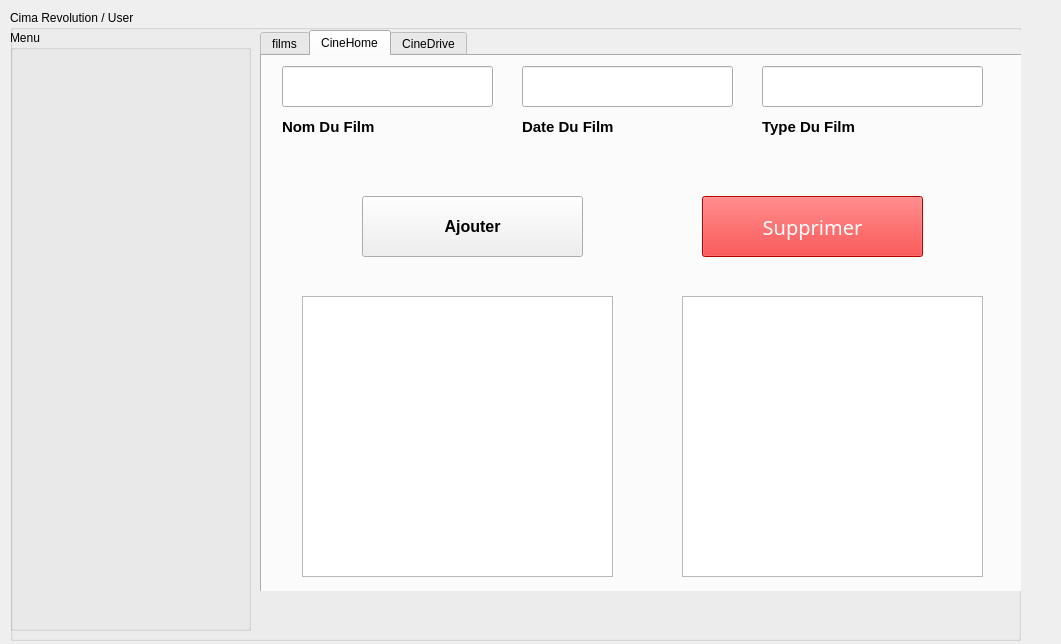
<?xml version="1.0" encoding="UTF-8"?>
<ui version="4.0">
 <class>menu</class>
 <widget class="QDialog" name="menu">
  <property name="geometry">
   <rect>
    <x>0</x>
    <y>0</y>
    <width>1061</width>
    <height>644</height>
   </rect>
  </property>
  <property name="cursor">
   <cursorShape>ArrowCursor</cursorShape>
  </property>
  <property name="focusPolicy">
   <enum>Qt::NoFocus</enum>
  </property>
  <property name="windowTitle">
   <string>Dialog</string>
  </property>
  <property name="windowIcon">
   <iconset>
    <normaloff>../../photos/bzck.png</normaloff>../../photos/bzck.png</iconset>
  </property>
  <widget class="QGroupBox" name="groupBox">
   <property name="geometry">
    <rect>
     <x>10</x>
     <y>10</y>
     <width>1011</width>
     <height>631</height>
    </rect>
   </property>
   <property name="title">
    <string>Cima Revolution / User </string>
   </property>
   <widget class="QLabel" name="label">
    <property name="geometry">
     <rect>
      <x>0</x>
      <y>20</y>
      <width>1021</width>
      <height>591</height>
     </rect>
    </property>
    <property name="text">
     <string/>
    </property>
    <property name="pixmap">
     <pixmap>../../Desktop/bzck.png</pixmap>
    </property>
   </widget>
   <widget class="QGroupBox" name="groupBox_2">
    <property name="geometry">
     <rect>
      <x>0</x>
      <y>20</y>
      <width>241</width>
      <height>601</height>
     </rect>
    </property>
    <property name="title">
     <string>Menu </string>
    </property>
    <widget class="QLabel" name="logo">
     <property name="geometry">
      <rect>
       <x>-80</x>
       <y>-70</y>
       <width>371</width>
       <height>511</height>
      </rect>
     </property>
     <property name="text">
      <string/>
     </property>
     <property name="pixmap">
      <pixmap>../logo 2.png</pixmap>
     </property>
     <property name="scaledContents">
      <bool>true</bool>
     </property>
    </widget>
    <widget class="QPushButton" name="billetterie">
     <property name="geometry">
      <rect>
       <x>30</x>
       <y>230</y>
       <width>161</width>
       <height>81</height>
      </rect>
     </property>
     <property name="styleSheet">
      <string notr="true">

border-style:outset ; 
border-width:0px ; 
border-radius:0px; </string>
     </property>
     <property name="text">
      <string/>
     </property>
     <property name="icon">
      <iconset>
       <normaloff>../../../Documents/bouttons prog qt/billetterieapres2.png</normaloff>../../../Documents/bouttons prog qt/billetterieapres2.png</iconset>
     </property>
     <property name="iconSize">
      <size>
       <width>700</width>
       <height>800</height>
      </size>
     </property>
     <property name="checkable">
      <bool>false</bool>
     </property>
     <property name="flat">
      <bool>false</bool>
     </property>
    </widget>
    <widget class="QPushButton" name="materiel">
     <property name="geometry">
      <rect>
       <x>30</x>
       <y>460</y>
       <width>161</width>
       <height>81</height>
      </rect>
     </property>
     <property name="styleSheet">
      <string notr="true">
border-style:outset ; 
border-width:0px ; 
border-radius:0px; </string>
     </property>
     <property name="text">
      <string/>
     </property>
     <property name="icon">
      <iconset>
       <normaloff>../../../Documents/bouttons prog qt/matapres2.png</normaloff>../../../Documents/bouttons prog qt/matapres2.png</iconset>
     </property>
     <property name="iconSize">
      <size>
       <width>700</width>
       <height>800</height>
      </size>
     </property>
    </widget>
    <widget class="QPushButton" name="stock">
     <property name="geometry">
      <rect>
       <x>30</x>
       <y>290</y>
       <width>161</width>
       <height>81</height>
      </rect>
     </property>
     <property name="styleSheet">
      <string notr="true">
border-style:outset ; 
border-width:0px ; 
border-radius:0px; </string>
     </property>
     <property name="text">
      <string/>
     </property>
     <property name="icon">
      <iconset>
       <normaloff>../../../Documents/bouttons prog qt/stockapres2.png</normaloff>../../../Documents/bouttons prog qt/stockapres2.png</iconset>
     </property>
     <property name="iconSize">
      <size>
       <width>700</width>
       <height>800</height>
      </size>
     </property>
    </widget>
    <widget class="QPushButton" name="salaries">
     <property name="geometry">
      <rect>
       <x>30</x>
       <y>400</y>
       <width>161</width>
       <height>81</height>
      </rect>
     </property>
     <property name="styleSheet">
      <string notr="true">
border-style:outset ; 
border-width:0px ; 
border-radius:0px; </string>
     </property>
     <property name="text">
      <string/>
     </property>
     <property name="icon">
      <iconset>
       <normaloff>../../../Documents/bouttons prog qt/salariésapres2.png</normaloff>../../../Documents/bouttons prog qt/salariésapres2.png</iconset>
     </property>
     <property name="iconSize">
      <size>
       <width>700</width>
       <height>800</height>
      </size>
     </property>
    </widget>
    <widget class="QPushButton" name="cinehome">
     <property name="geometry">
      <rect>
       <x>30</x>
       <y>520</y>
       <width>161</width>
       <height>81</height>
      </rect>
     </property>
     <property name="styleSheet">
      <string notr="true">
border-style:outset ; 
border-width:0px ; 
border-radius:0px; </string>
     </property>
     <property name="text">
      <string/>
     </property>
     <property name="icon">
      <iconset>
       <normaloff>../../../Documents/bouttons prog qt/filmsapres.png</normaloff>../../../Documents/bouttons prog qt/filmsapres.png</iconset>
     </property>
     <property name="iconSize">
      <size>
       <width>700</width>
       <height>800</height>
      </size>
     </property>
    </widget>
    <widget class="QPushButton" name="abonnement">
     <property name="geometry">
      <rect>
       <x>30</x>
       <y>350</y>
       <width>161</width>
       <height>71</height>
      </rect>
     </property>
     <property name="styleSheet">
      <string notr="true">
border-style:outset ; 
border-width:0px ; 
border-radius:0px; </string>
     </property>
     <property name="text">
      <string/>
     </property>
     <property name="icon">
      <iconset>
       <normaloff>../../../Documents/bouttons prog qt/aboapres2.png</normaloff>../../../Documents/bouttons prog qt/aboapres2.png</iconset>
     </property>
     <property name="iconSize">
      <size>
       <width>700</width>
       <height>800</height>
      </size>
     </property>
    </widget>
   </widget>
   <widget class="QStackedWidget" name="stackedWidget">
    <property name="geometry">
     <rect>
      <x>240</x>
      <y>20</y>
      <width>771</width>
      <height>561</height>
     </rect>
    </property>
    <property name="currentIndex">
     <number>6</number>
    </property>
    <widget class="QWidget" name="billet">
     <widget class="QTabWidget" name="tabWidget">
      <property name="geometry">
       <rect>
        <x>0</x>
        <y>10</y>
        <width>771</width>
        <height>561</height>
       </rect>
      </property>
      <property name="currentIndex">
       <number>0</number>
      </property>
      <widget class="QWidget" name="tab">
       <attribute name="title">
        <string>ajout</string>
       </attribute>
      </widget>
      <widget class="QWidget" name="tab_2">
       <attribute name="title">
        <string>mod</string>
       </attribute>
      </widget>
     </widget>
    </widget>
    <widget class="QWidget" name="stockk">
     <widget class="QTabWidget" name="tabWidget_2">
      <property name="geometry">
       <rect>
        <x>120</x>
        <y>100</y>
        <width>391</width>
        <height>181</height>
       </rect>
      </property>
      <widget class="QWidget" name="tab_3">
       <attribute name="title">
        <string>stock </string>
       </attribute>
      </widget>
      <widget class="QWidget" name="tab_4">
       <attribute name="title">
        <string>Tab 2</string>
       </attribute>
      </widget>
     </widget>
    </widget>
    <widget class="QWidget" name="page">
     <widget class="QTabWidget" name="tabWidget_3">
      <property name="geometry">
       <rect>
        <x>0</x>
        <y>0</y>
        <width>761</width>
        <height>561</height>
       </rect>
      </property>
      <widget class="QWidget" name="tab_5">
       <attribute name="title">
        <string>Tab 1</string>
       </attribute>
      </widget>
      <widget class="QWidget" name="tab_6">
       <attribute name="title">
        <string>Tab 2</string>
       </attribute>
      </widget>
     </widget>
    </widget>
    <widget class="QWidget" name="abonnementt"/>
    <widget class="QWidget" name="salariess"/>
    <widget class="QWidget" name="materiell"/>
    <widget class="QWidget" name="films">
     <widget class="QTabWidget" name="films_2">
      <property name="geometry">
       <rect>
        <x>10</x>
        <y>0</y>
        <width>771</width>
        <height>571</height>
       </rect>
      </property>
      <property name="whatsThis">
       <string>&lt;html&gt;&lt;head/&gt;&lt;body&gt;&lt;p&gt;films&lt;/p&gt;&lt;p&gt;&lt;br/&gt;&lt;/p&gt;&lt;/body&gt;&lt;/html&gt;</string>
      </property>
      <property name="autoFillBackground">
       <bool>true</bool>
      </property>
      <property name="currentIndex">
       <number>1</number>
      </property>
      <widget class="QWidget" name="films_3">
       <attribute name="title">
        <string>films</string>
       </attribute>
       <widget class="QPushButton" name="AjouterFilm">
        <property name="geometry">
         <rect>
          <x>490</x>
          <y>190</y>
          <width>131</width>
          <height>51</height>
         </rect>
        </property>
        <property name="font">
         <font>
          <pointsize>10</pointsize>
          <weight>75</weight>
          <bold>true</bold>
         </font>
        </property>
        <property name="text">
         <string>Ajouter</string>
        </property>
       </widget>
       <widget class="QTableView" name="tableView">
        <property name="geometry">
         <rect>
          <x>20</x>
          <y>140</y>
          <width>391</width>
          <height>381</height>
         </rect>
        </property>
       </widget>
       <widget class="QPushButton" name="supprimer">
        <property name="geometry">
         <rect>
          <x>490</x>
          <y>400</y>
          <width>131</width>
          <height>51</height>
         </rect>
        </property>
        <property name="font">
         <font>
          <family>Stencil</family>
          <pointsize>10</pointsize>
          <weight>50</weight>
          <italic>false</italic>
          <bold>false</bold>
          <underline>false</underline>
         </font>
        </property>
        <property name="cursor">
         <cursorShape>PointingHandCursor</cursorShape>
        </property>
        <property name="styleSheet">
         <string notr="true">background-color: rgb(255, 0, 0);
font: 10pt &quot;Stencil&quot;;
color: rgb(255, 255, 255);</string>
        </property>
        <property name="text">
         <string>Supprimer</string>
        </property>
       </widget>
       <widget class="QLineEdit" name="NomFilm">
        <property name="geometry">
         <rect>
          <x>20</x>
          <y>90</y>
          <width>181</width>
          <height>31</height>
         </rect>
        </property>
        <property name="readOnly">
         <bool>false</bool>
        </property>
       </widget>
       <widget class="QPushButton" name="modifier">
        <property name="geometry">
         <rect>
          <x>490</x>
          <y>260</y>
          <width>131</width>
          <height>51</height>
         </rect>
        </property>
        <property name="font">
         <font>
          <pointsize>11</pointsize>
          <weight>75</weight>
          <bold>true</bold>
         </font>
        </property>
        <property name="text">
         <string>Modifier</string>
        </property>
       </widget>
       <widget class="QPushButton" name="pushButton_3">
        <property name="geometry">
         <rect>
          <x>490</x>
          <y>330</y>
          <width>131</width>
          <height>51</height>
         </rect>
        </property>
        <property name="font">
         <font>
          <pointsize>11</pointsize>
          <weight>75</weight>
          <bold>true</bold>
         </font>
        </property>
        <property name="text">
         <string>chercher</string>
        </property>
       </widget>
       <widget class="QLabel" name="label_7">
        <property name="geometry">
         <rect>
          <x>20</x>
          <y>60</y>
          <width>141</width>
          <height>21</height>
         </rect>
        </property>
        <property name="font">
         <font>
          <pointsize>10</pointsize>
          <weight>75</weight>
          <bold>true</bold>
         </font>
        </property>
        <property name="text">
         <string>NOM DU FILM</string>
        </property>
       </widget>
       <widget class="QLabel" name="label_8">
        <property name="geometry">
         <rect>
          <x>220</x>
          <y>60</y>
          <width>141</width>
          <height>21</height>
         </rect>
        </property>
        <property name="font">
         <font>
          <pointsize>10</pointsize>
          <weight>75</weight>
          <bold>true</bold>
         </font>
        </property>
        <property name="text">
         <string>DATE DE PROJ</string>
        </property>
       </widget>
       <widget class="QLabel" name="label_9">
        <property name="geometry">
         <rect>
          <x>430</x>
          <y>60</y>
          <width>141</width>
          <height>21</height>
         </rect>
        </property>
        <property name="font">
         <font>
          <pointsize>10</pointsize>
          <weight>75</weight>
          <bold>true</bold>
         </font>
        </property>
        <property name="text">
         <string>TYPE DU FILM</string>
        </property>
       </widget>
       <widget class="QComboBox" name="TypeFilm">
        <property name="geometry">
         <rect>
          <x>430</x>
          <y>90</y>
          <width>181</width>
          <height>31</height>
         </rect>
        </property>
       </widget>
       <widget class="QDateEdit" name="DateFilm">
        <property name="geometry">
         <rect>
          <x>220</x>
          <y>90</y>
          <width>191</width>
          <height>31</height>
         </rect>
        </property>
       </widget>
      </widget>
      <widget class="QWidget" name="tab_10">
       <attribute name="title">
        <string>CineHome</string>
       </attribute>
       <widget class="QTableView" name="tableView_2">
        <property name="geometry">
         <rect>
          <x>40</x>
          <y>240</y>
          <width>311</width>
          <height>281</height>
         </rect>
        </property>
       </widget>
       <widget class="QTableView" name="tableView_3">
        <property name="geometry">
         <rect>
          <x>420</x>
          <y>240</y>
          <width>301</width>
          <height>281</height>
         </rect>
        </property>
       </widget>
       <widget class="QPushButton" name="AjouterFilm2">
        <property name="geometry">
         <rect>
          <x>100</x>
          <y>140</y>
          <width>221</width>
          <height>61</height>
         </rect>
        </property>
        <property name="font">
         <font>
          <pointsize>12</pointsize>
          <weight>75</weight>
          <bold>true</bold>
         </font>
        </property>
        <property name="text">
         <string>Ajouter</string>
        </property>
       </widget>
       <widget class="QLineEdit" name="NomFilm_Cinehome">
        <property name="enabled">
         <bool>true</bool>
        </property>
        <property name="geometry">
         <rect>
          <x>20</x>
          <y>10</y>
          <width>211</width>
          <height>41</height>
         </rect>
        </property>
        <property name="readOnly">
         <bool>true</bool>
        </property>
       </widget>
       <widget class="QLineEdit" name="TypeFilm_cinehome">
        <property name="enabled">
         <bool>true</bool>
        </property>
        <property name="geometry">
         <rect>
          <x>500</x>
          <y>10</y>
          <width>221</width>
          <height>41</height>
         </rect>
        </property>
        <property name="readOnly">
         <bool>true</bool>
        </property>
       </widget>
       <widget class="QLineEdit" name="DateFilm_cinehome">
        <property name="enabled">
         <bool>true</bool>
        </property>
        <property name="geometry">
         <rect>
          <x>260</x>
          <y>10</y>
          <width>211</width>
          <height>41</height>
         </rect>
        </property>
        <property name="readOnly">
         <bool>false</bool>
        </property>
       </widget>
       <widget class="QLabel" name="label_2">
        <property name="geometry">
         <rect>
          <x>20</x>
          <y>60</y>
          <width>141</width>
          <height>21</height>
         </rect>
        </property>
        <property name="font">
         <font>
          <pointsize>11</pointsize>
          <weight>75</weight>
          <bold>true</bold>
         </font>
        </property>
        <property name="text">
         <string>Nom Du Film</string>
        </property>
       </widget>
       <widget class="QLabel" name="label_3">
        <property name="geometry">
         <rect>
          <x>260</x>
          <y>60</y>
          <width>141</width>
          <height>21</height>
         </rect>
        </property>
        <property name="font">
         <font>
          <pointsize>11</pointsize>
          <weight>75</weight>
          <bold>true</bold>
         </font>
        </property>
        <property name="text">
         <string>Date Du Film</string>
        </property>
       </widget>
       <widget class="QLabel" name="label_4">
        <property name="geometry">
         <rect>
          <x>500</x>
          <y>60</y>
          <width>141</width>
          <height>21</height>
         </rect>
        </property>
        <property name="font">
         <font>
          <pointsize>11</pointsize>
          <weight>75</weight>
          <bold>true</bold>
         </font>
        </property>
        <property name="text">
         <string>Type Du Film</string>
        </property>
       </widget>
       <widget class="QPushButton" name="SuppFilm2">
        <property name="geometry">
         <rect>
          <x>440</x>
          <y>140</y>
          <width>221</width>
          <height>61</height>
         </rect>
        </property>
        <property name="font">
         <font>
          <family>Stencil</family>
          <pointsize>15</pointsize>
          <weight>50</weight>
          <italic>false</italic>
          <bold>false</bold>
         </font>
        </property>
        <property name="styleSheet">
         <string notr="true">background-color: rgb(255, 0, 0);
font: 15pt &quot;Stencil&quot;;
color: rgb(255, 255, 255);</string>
        </property>
        <property name="text">
         <string>Supprimer</string>
        </property>
       </widget>
      </widget>
      <widget class="QWidget" name="tab_11">
       <attribute name="title">
        <string>CineDrive</string>
       </attribute>
       <widget class="QTableView" name="tableView_4">
        <property name="geometry">
         <rect>
          <x>20</x>
          <y>10</y>
          <width>701</width>
          <height>161</height>
         </rect>
        </property>
       </widget>
       <widget class="QTableView" name="tableView_5">
        <property name="geometry">
         <rect>
          <x>20</x>
          <y>320</y>
          <width>701</width>
          <height>171</height>
         </rect>
        </property>
       </widget>
       <widget class="QLineEdit" name="NomFilm_Cinehome_2">
        <property name="enabled">
         <bool>true</bool>
        </property>
        <property name="geometry">
         <rect>
          <x>20</x>
          <y>180</y>
          <width>211</width>
          <height>41</height>
         </rect>
        </property>
        <property name="readOnly">
         <bool>true</bool>
        </property>
       </widget>
       <widget class="QLineEdit" name="DateFilm_cinehome_2">
        <property name="enabled">
         <bool>true</bool>
        </property>
        <property name="geometry">
         <rect>
          <x>260</x>
          <y>180</y>
          <width>211</width>
          <height>41</height>
         </rect>
        </property>
        <property name="readOnly">
         <bool>false</bool>
        </property>
       </widget>
       <widget class="QLineEdit" name="TypeFilm_cinehome_2">
        <property name="enabled">
         <bool>true</bool>
        </property>
        <property name="geometry">
         <rect>
          <x>500</x>
          <y>180</y>
          <width>221</width>
          <height>41</height>
         </rect>
        </property>
        <property name="readOnly">
         <bool>true</bool>
        </property>
       </widget>
       <widget class="QLabel" name="label_5">
        <property name="geometry">
         <rect>
          <x>20</x>
          <y>220</y>
          <width>141</width>
          <height>21</height>
         </rect>
        </property>
        <property name="font">
         <font>
          <pointsize>11</pointsize>
          <weight>75</weight>
          <bold>true</bold>
         </font>
        </property>
        <property name="text">
         <string>Nom Du Film</string>
        </property>
       </widget>
       <widget class="QLabel" name="label_6">
        <property name="geometry">
         <rect>
          <x>260</x>
          <y>220</y>
          <width>141</width>
          <height>21</height>
         </rect>
        </property>
        <property name="font">
         <font>
          <pointsize>11</pointsize>
          <weight>75</weight>
          <bold>true</bold>
         </font>
        </property>
        <property name="text">
         <string>Date Du Film</string>
        </property>
       </widget>
       <widget class="QLabel" name="label_10">
        <property name="geometry">
         <rect>
          <x>500</x>
          <y>220</y>
          <width>141</width>
          <height>21</height>
         </rect>
        </property>
        <property name="font">
         <font>
          <pointsize>11</pointsize>
          <weight>75</weight>
          <bold>true</bold>
         </font>
        </property>
        <property name="text">
         <string>Type Du Film</string>
        </property>
       </widget>
       <widget class="QPushButton" name="AjouterFilm2_2">
        <property name="geometry">
         <rect>
          <x>50</x>
          <y>250</y>
          <width>221</width>
          <height>61</height>
         </rect>
        </property>
        <property name="font">
         <font>
          <pointsize>12</pointsize>
          <weight>75</weight>
          <bold>true</bold>
         </font>
        </property>
        <property name="text">
         <string>Ajouter</string>
        </property>
       </widget>
       <widget class="QPushButton" name="SuppFilm_2">
        <property name="geometry">
         <rect>
          <x>460</x>
          <y>250</y>
          <width>221</width>
          <height>61</height>
         </rect>
        </property>
        <property name="font">
         <font>
          <family>Stencil</family>
          <pointsize>15</pointsize>
          <weight>50</weight>
          <italic>false</italic>
          <bold>false</bold>
         </font>
        </property>
        <property name="styleSheet">
         <string notr="true">color: rgb(255, 255, 255);
background-color: rgb(255, 0, 0);
font: 15pt &quot;Stencil&quot;;</string>
        </property>
        <property name="text">
         <string>Supprimer</string>
        </property>
       </widget>
      </widget>
     </widget>
    </widget>
   </widget>
  </widget>
 </widget>
 <resources/>
 <connections/>
</ui>
